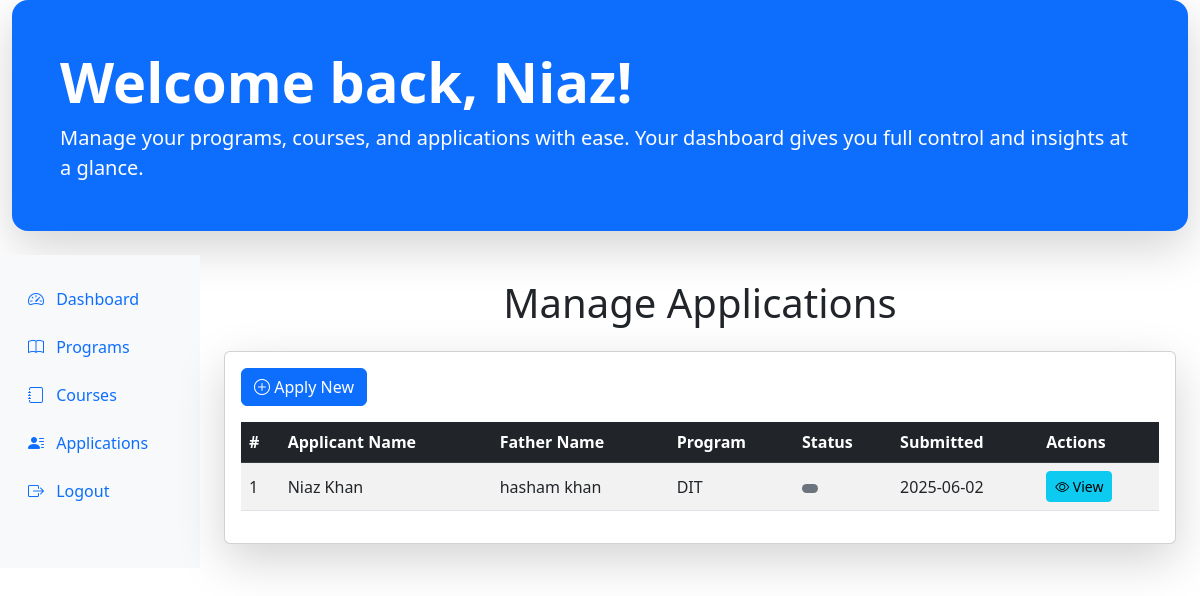
The app's page /admin_work/admin_applications/ (signed in) with its own data.
### accounts/models.py (models this page shows)
class CustomUser(AbstractUser):
    ROLE_CHOICES = (
        ('admin', 'Admin'),
        ('enroller', 'Enroller'),
        ('student', 'Student'),
        ('guest','Guest'),
    )
    role = models.CharField(max_length=20, choices=ROLE_CHOICES, default='guest')

### website/models.py (models this page shows, shortened)
class Admission(models.Model):
    GENDER_CHOICES = [
    ('Male', 'Male'),
    ('Female', 'Female'),
    ]
    full_name = models.CharField(max_length=255)
    father_name = models.CharField(max_length=255)
    date_of_birth = models.DateField()
    gender = models.CharField(max_length=10, choices=GENDER_CHOICES)
    cnic_number = models.CharField(max_length=15, unique=True)
    contact_number = models.CharField(max_length=15)
    email = models.EmailField(blank=True, null=True)
    address = models.TextField()
    QUALIFICATION_CHOICES = [
    ('Matriculation', 'Matriculation'),
    ('Intermediate', 'Intermediate'),
    ('Graduation', 'Graduation'),
    ('Other', 'Other'),
    ]
    highest_qualification = models.CharField(max_length=20, choices=QUALIFICATION_CHOICES)
    year_of_passing_matric = models.PositiveIntegerField()
    matric_institution = models.CharField(max_length=255)
    selected_program = models.CharField(max_length=50)
    SCHOLARSHIP_CHOICES = [
    ('None', 'No'),
    ('Fully Funded', 'Fully Funded'),
    ('Partial', 'Partial (50%-70%)'),
    ]
    scholarship = models.CharField(max_length=20, choices=SCHOLARSHIP_CHOICES, default='None')
    cnic_copy = models.FileField(upload_to='documents/cnic/', blank=True, null=True)
    passport_photo = models.FileField(upload_to='documents/photos/', blank=True, null=True)
    matric_certificate = models.FileField(upload_to='documents/matric/', blank=True, null=True)
    payment_prof = models.ImageField(upload_to="documents/paymentProf/", blank=False, null=False)
    submitted_at = models.DateTimeField(auto_now_add=True)
    enrolled_by = models.ForeignKey(CustomUser, on_delete=models.SET_NULL, null=True, blank=True, related_name='enrolled_applications')

### admin_work/views.py (the view)
# urls.py: path('admin_applications/', views.admin_applications, name='admin_applications'),
@user_passes_test(is_admin)
def admin_applications(request):
    applications = models.Admission.objects.all()
    return render(request, 'admin_applications.html', {'applications': applications})

### admin_work/views.py (called while the page is built)
def is_admin(user):
    return user.is_authenticated and user.role == 'admin'

### admin_work/templates/admin_applications.html (shortened to what this page needs)
{% extends "admin_base.html" %}
{% block content %}
<h1 class="text-center mb-4">Manage Applications</h1>
<div class="card shadow-lg">
    <div class="card-body">
        <a href="{% url 'application_create' %}" class="btn btn-primary mb-3">
            <i class="bi bi-plus-circle"></i> Apply New
        </a>
        <table class="table table-hover table-striped align-middle">
            <thead class="table-dark">
                <tr>
                    <th>#</th>
                    <th>Applicant Name</th>
                    <th>Father Name</th>
                    <th>Program</th>
                    <th>Status</th>
                    <th>Submitted</th>
                    <th>Actions</th>
                </tr>
            </thead>
            <tbody>
                {% for application in applications %}
                <tr>
                    <td>{{ forloop.counter }}</td>
                    <td>{{ application.full_name }}</td>
                    <td>{{ application.father_name }}</td>
                    <td>{{ application.selected_program }}</td>
                    <td>
                        <span class="badge
                            {% if application.status == 'pending' %}bg-warning
                            {% elif application.status == 'approved' %}bg-success
                            {% elif application.status == 'rejected' %}bg-danger
                            {% else %}bg-secondary{% endif %}">
                        </span>
                    </td>
                    <td>{{ application.submitted_at|date:"Y-m-d" }}</td>
                    <td>
                        <button class="btn btn-info btn-sm" data-bs-toggle="modal" data-bs-target="#viewApplicationModal{{ application.id }}">
                            <i class="bi bi-eye"></i> View
                        </button>
                    </td>
                </tr>
                {% endfor %}
            </tbody>
        </table>
    </div>
</div>
{% endblock %}

### admin_work/templates/admin_base.html (shortened to what this page needs)
<!DOCTYPE html>
<html lang="en">
<head>
    <link href="https://cdn.jsdelivr.net/npm/bootstrap@5.3.0/dist/css/bootstrap.min.css" rel="stylesheet">
    <link href="https://cdn.jsdelivr.net/npm/bootstrap-icons@1.10.5/font/bootstrap-icons.css" rel="stylesheet">
</head>
<body>
    <div class="container-fluid">
    <div class="hero-section bg-primary text-white rounded-4 shadow-lg p-5 mb-4 d-flex align-items-center justify-content-between flex-wrap">
        <div>
            <h1 class="display-4 fw-bold mb-2">
                Welcome back, {{ user.first_name|default:user.username }}!
            </h1>
            <p class="lead mb-0">Manage your programs, courses, and applications with ease. Your dashboard gives you full control and insights at a glance.</p>
        </div>
    </div>
    <div class="row">
        <nav id="adminSidebar" class="col-12 col-md-2 bg-light sidebar py-4 collapse d-md-block mb-3 mb-md-0">
            <div class="position-sticky">
                <ul class="nav flex-column">
                    <li class="nav-item mb-2">
                        <a class="nav-link active" aria-current="page" href="{% url 'admin_view'%}">
                            <i class="bi bi-speedometer2"></i>
                            <span class="ms-2">Dashboard</span>
                        </a>
                    </li>
                    <li class="nav-item mb-2">
                        <a class="nav-link" href="{% url 'admin_programs' %}">
                            <i class="bi bi-book"></i>
                            <span class="ms-2">Programs</span>
                        </a>
                    </li>
                    <li class="nav-item mb-2">
                        <a class="nav-link" href="{% url 'admin_courses' %}">
                            <i class="bi bi-journal"></i>
                            <span class="ms-2">Courses</span>
                        </a>
                    </li>
                    <li class="nav-item mb-2">
                        <a class="nav-link" href="{% url 'admin_applications' %}">
                            <i class="bi bi-person-lines-fill"></i>
                            <span class="ms-2">Applications</span>
                        </a>
                    </li>
                    <li class="nav-item mb-2">
                        <a class="nav-link" href="{% url 'logout' %}">
                            <i class="bi bi-box-arrow-right"></i>
                            <span class="ms-2">Logout</span>
                        </a>
                    </li>
                </ul>
            </div>
        </nav>
        <main class="col-12 col-md-10 ms-sm-auto px-md-4 py-4">
            {% block content %}
            {% endblock content %}
        </main>
    </div>
</div>
</body>
<html>

### records on screen
CustomUser: first_name "Niaz"
Admission: full_name "Niaz Khan", father_name "hasham khan", selected_program "DIT", submitted_at "2025-06-02"
